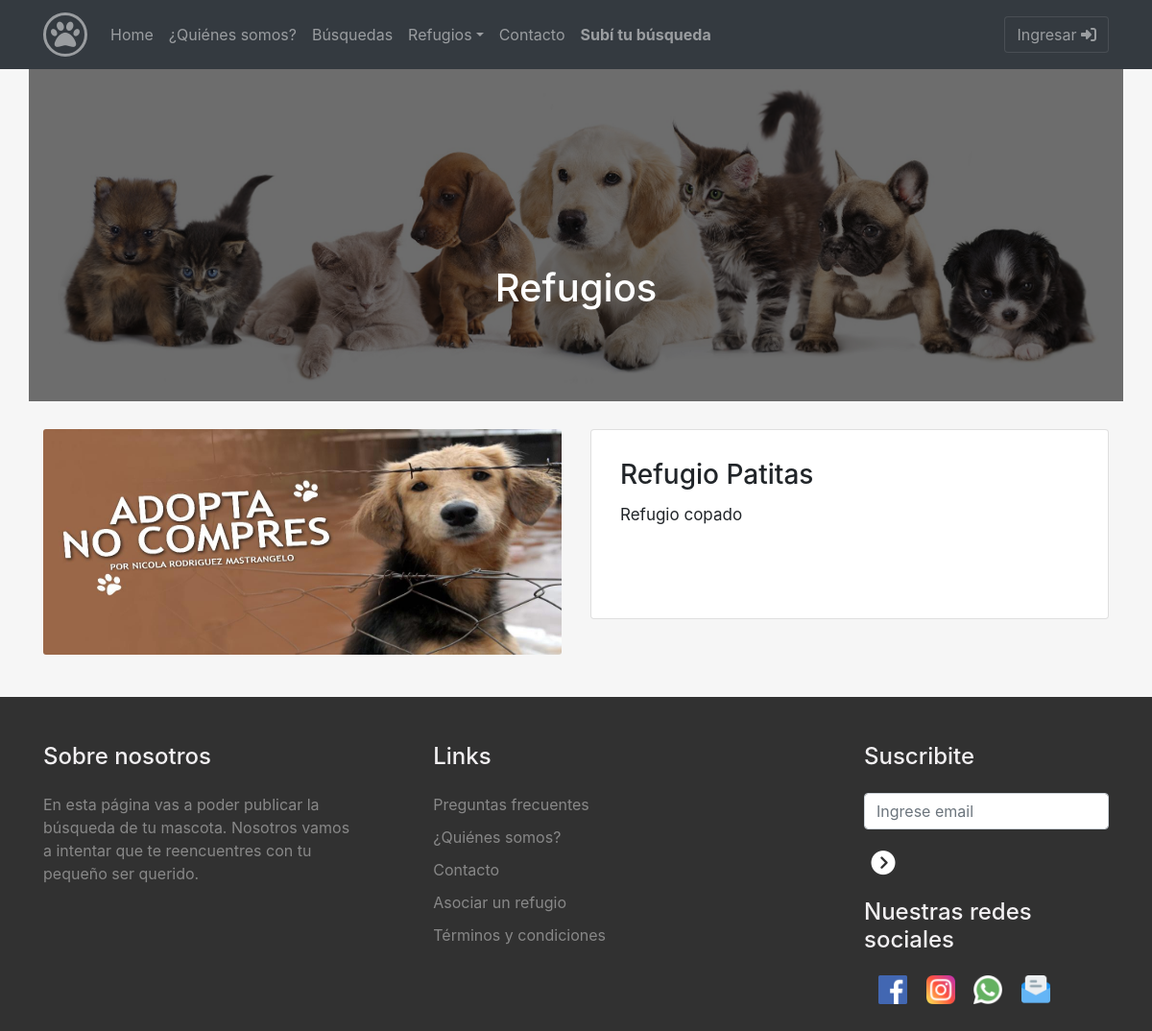
/refugios/1/, run on the app's committed database.
### refugios/models.py (models this page shows, shortened)
class Refugio(models.Model):
    nombre = models.CharField(max_length=50)
    direccion = models.CharField(max_length=40, verbose_name="Domicilio")
    cp = models.IntegerField(verbose_name="Código Postal")
    localidad = models.CharField(max_length=40)
    provincia = models.CharField(max_length=40)
    telefono = models.IntegerField(verbose_name="Teléfono")
    codigoArea = models.IntegerField(verbose_name="Prefijo")
    celular = models.IntegerField(verbose_name="Celular")
    email = models.EmailField(verbose_name="Correo electrónico")
    confirmacionEmail = models.EmailField (verbose_name="Repita Correo electrónico")
    facebook = models.CharField(max_length=40, blank=True, null = True)
    instagram = models.CharField(max_length=40, blank=True, null = True)
    foto_refugio = models.ImageField(upload_to="refugios")
    descripcion = models.TextField()

### principal/views.py (the view)
# urls.py: path('refugios/<id>/', views.informacion_refugios),
def informacion_refugios(request, id):
    info_refugio = Refugio.objects.get(id=id)
    refugios = Refugio.objects.filter(id=id)
    newsletter = NewsletterForm()
    if request.method == 'POST':
        formularioNewsletter = NewsletterForm(data=request.POST)
        if formularioNewsletter.is_valid():
            formularioNewsletter.save()
        else:
            newsletter = formularioNewsletter
    return render(request, "principal/informacion_refugios.html", {'info_refugio': info_refugio, 'refugios': refugios,'newsletter': newsletter})

### principal/forms.py
class NewsletterForm(forms.ModelForm):
    email_newsletter = forms.CharField(widget=forms.EmailInput(attrs={'type':"email", 'class':"form-control", 'placeholder':"Ingrese email", 'aria-label':"Recipient's username", 'aria-describedby':"button-addon2"}))
    class Meta:
        model = Newsletter
        fields = ['email_newsletter',]

### principal/templates/principal/informacion_refugios.html (shortened to what this page needs)
{% extends "principal/index.html" %}
{% load static %}
{% block content %}
<br>
<div class="container mt-4 contenedor_imagen pr-0 " >
  <div class="container text-center fondo_banner p-0">
      <h1 class="texto_banner"> Refugios</h1>
  </div>
<img src="{% static 'principal/img/429416-svetik_2560x1440.jpg' %}" class="imagen_banner">
</div>
<div class="container mt-4 mb-4 ">
    {% for refugio in refugios %}
    <div class="row">
        <div class="col-md-6">
            <img src="{{refugio.foto_refugio.url}}" class="card-img" alt="..." style="height: 235px; margin-bottom: 20px;">
        </div>
        <div class="col-md-6">
            <div class="card col-md-12 " style="background-color: white; padding: 10px;">
            <div class="card-body">
                <h3 class="card-title">{{refugio.nombre}} </h3>
                <p class="card-text" style="margin-bottom: 65px; font-size: 17px; ">
                    {{refugio.descripcion}}
                </p>
              </div>
            </div>
        </div>
</div>
    {% endfor %}
</div>
{% endblock %}

### principal/static/principal/css/styles.css (style rules this page uses)
.imagen_banner { width: 100%; background-repeat:no-repeat; }
.contenedor_imagen { margin-bottom: 30px; padding-right: 0px !important; padding-left: 0px !important; }
.fondo_banner { background: rgba(12, 12, 12, 0.6); position: absolute; width: 100%; }
.texto_banner { width: 100%; color: white; padding-top: 20%; font-weight: 500; font-family: -apple-system, BlinkMacSystemFont, 'Segoe UI', Roboto, Oxygen, Ubuntu, Cantarell, 'Open Sans', 'Helvetica Neue', sans-serif; position: relative; }
@media (min-width: 1200px) { .imagen_banner { margin-top: 20px; } }
@media (min-width: 1200px) { .fondo_banner { height: 370px; } }

### data on the page
Refugio: foto_refugio (picture), nombre "Refugio Patitas", descripcion "Refugio copado"
